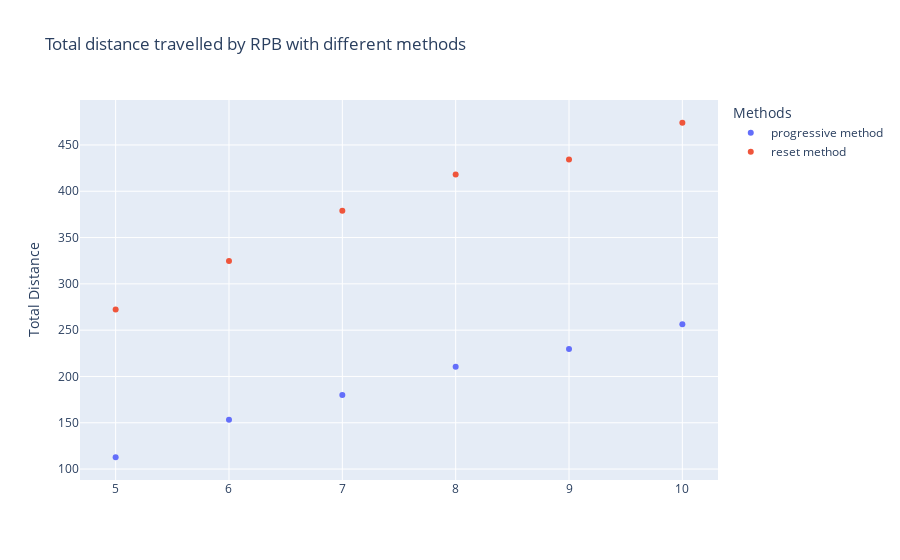

Write notebook code for a chart like this one.
### Code cell
fig = go.Figure()
fig.add_trace(go.Scatter(x=nbRefPointBots, y=progTotalPathLengthRPB,
                    mode='markers',
                    name='progressive method'))
fig.add_trace(go.Scatter(x=nbRefPointBots, y=resetTotalPathLengthRPB,
                    mode='markers',
                    name='reset method'))
                    
fig.update_layout(
    title="Total distance travelled by RPB with different methods",
    yaxis_title="Total Distance",
    legend_title="Methods",
)      
fig.show()

### Figure 1 — Plotly figure (JSON) as saved in the notebook; plotly's stock layout.template omitted (floating-point values rounded to 4 significant figures)
{"data": [{"mode": "markers", "name": "progressive method", "type": "scatter", "x": [10, 7, 8, 6, 5, 9], "y": [256.5, 180.1, 210.6, 153.4, 112.8, 229.7]}, {"mode": "markers", "name": "reset method", "type": "scatter", "x": [10, 7, 8, 6, 5, 9], "y": [474.0, 379.1, 418.0, 324.6, 272.3, 434.3]}], "layout": {"legend": {"title": {"text": "Methods"}}, "title": {"text": "Total distance travelled by RPB with different methods"}, "yaxis": {"title": {"text": "Total Distance"}}}}
